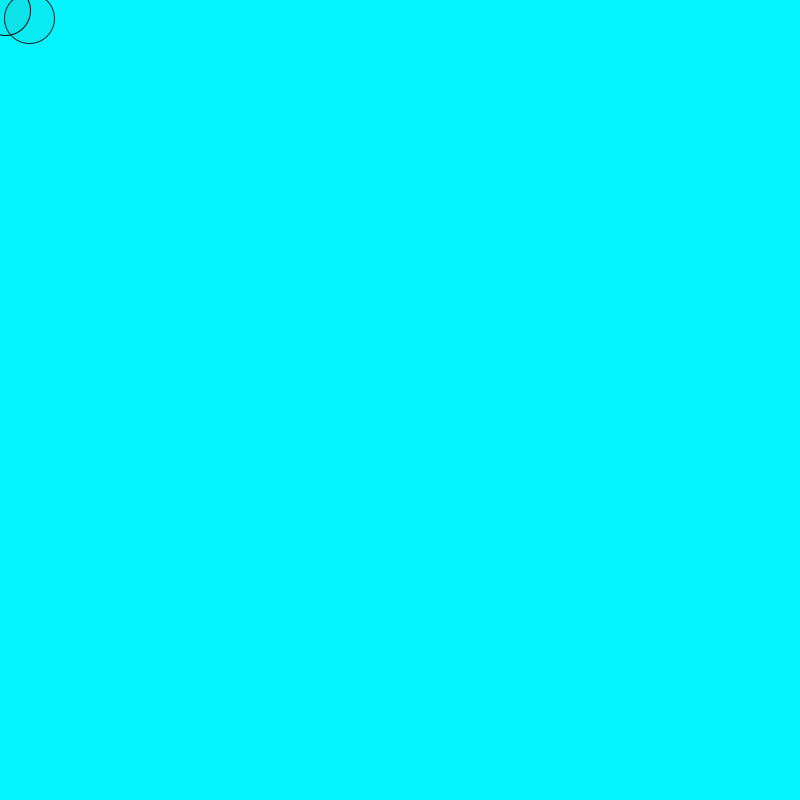
Frame 1 (no input)
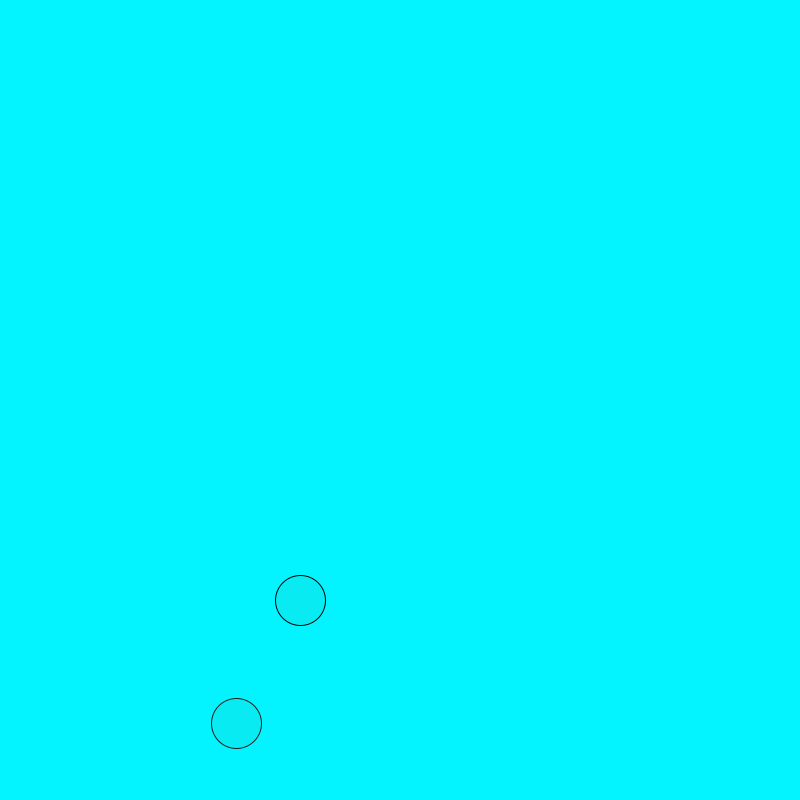
Frame 60 (the mouse pressed at the canvas centre just before this capture)
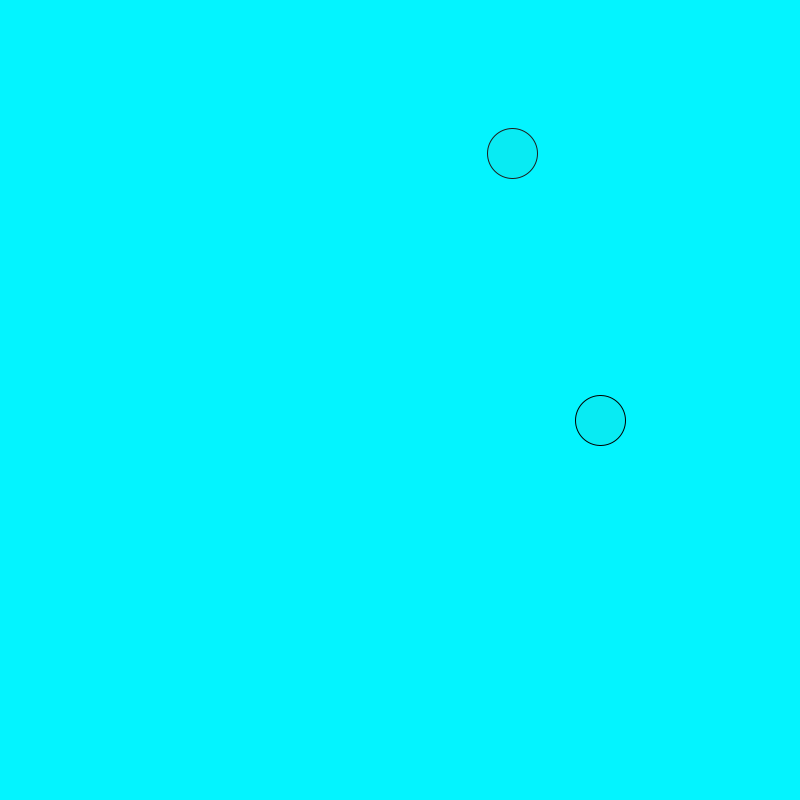
Frame 120 (the mouse held since frame 60 and released just before this capture)

The Processing sketch that drew these frames (run headless with seeded random() and noise(); from frame 60 on, the mouse is pressed at the canvas centre):

// Processing sketch: processing_66299
// ── processing_66299.pde

int xPos=0;
int yPos=0;
int velocitya=5;
int velocityb=10;

int xPos1=6;
int yPos2=3;
int velocityc=23;
int velocityd=15;

void setup(){
  size(800,800);
  smooth();
}
void draw(){
  background(3,244,255);
  
  // + speed to the xPos,yPos
  xPos = xPos + velocitya;
  yPos = yPos + velocityb;
  xPos1 = xPos1 + velocityc;
  yPos2 = yPos2 + velocityd;
  

  
  if ((xPos>width) || (xPos<0)){
    velocitya=velocitya*-1;
}
  if ((yPos>height) || (yPos<0)){
    velocityb=velocityb*-1;
}
  if ((xPos1>width) || (xPos1<0)){
    velocityc=velocityc*-1;
}
  if ((yPos2>height) || (yPos2<0)){
    velocityd=velocityd*-1;
}
  stroke(30);
  fill(82,90,55,15);
  ellipse(xPos1,yPos2,50,50);
  
  stroke(0);
  fill(82,90,55,15);
  ellipse(xPos,yPos,50,50);
}
  
